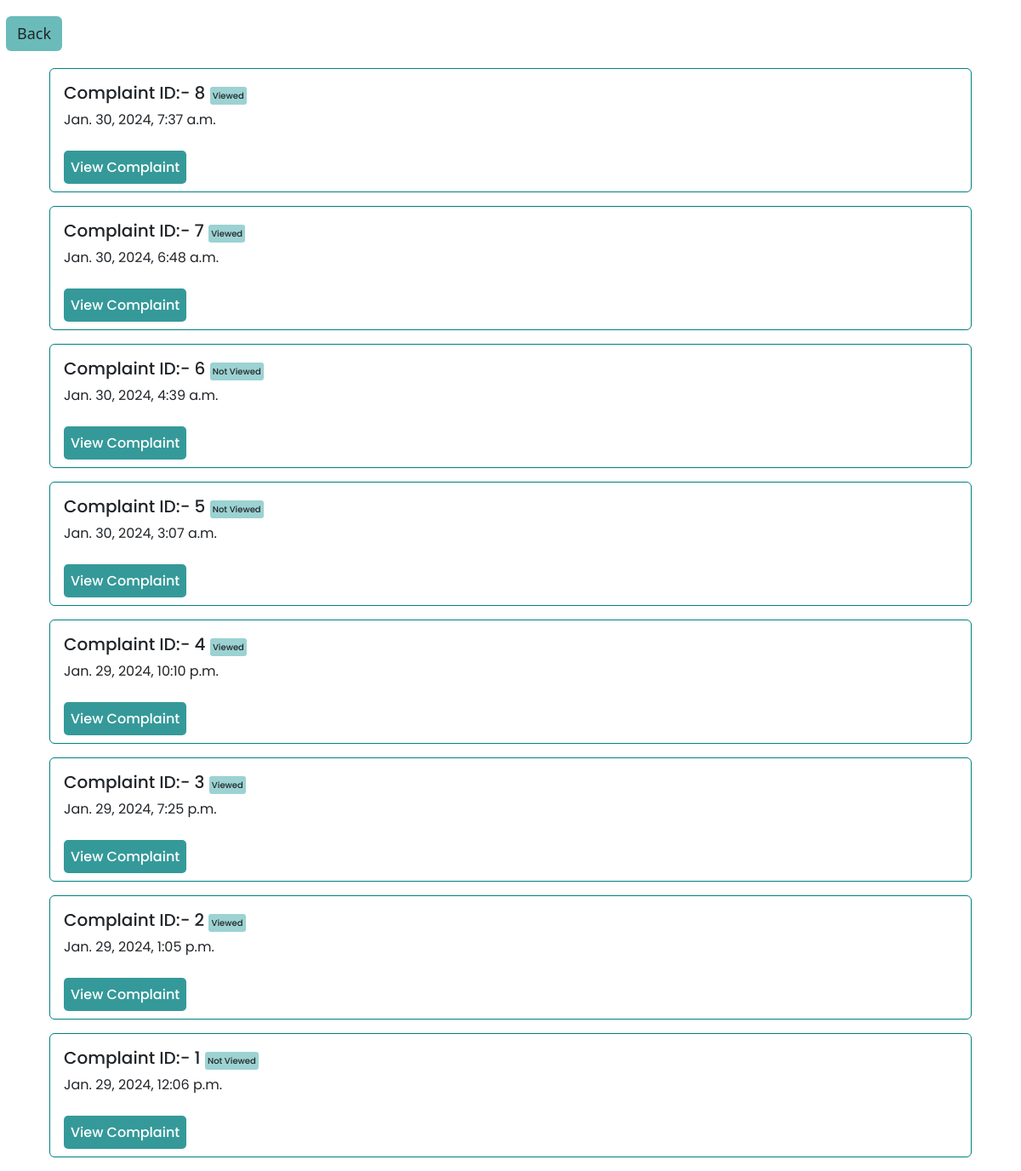
Screenshot of /com with the database file from the repository.
### drugapp/models.py (models this page shows, shortened)
class Complaint(models.Model):
    cid = models.AutoField(primary_key=True)
    complaint_text = models.TextField()
    email = models.EmailField(blank=True, null=True)
    latitude = models.FloatField(blank=True, null=True)
    longitude = models.FloatField(blank=True, null=True)
    file = models.FileField(upload_to='./img', blank=True, null=True)
    name = models.CharField(max_length=255, blank=True, null=True)
    mobile_number = models.CharField(max_length=15, blank=True, null=True)
    viewed=models.BooleanField(default=False)
    complaintTime = models.DateTimeField(auto_now_add=True)

### drugapp/views.py (the view)
# urls.py: path('com',views.complaint,name='com'),
def complaint(request):
    a=Complaint.objects.all()[::-1]
    return render(request,'complaints.html',{'f':a})

### drugapp/templates/complaints.html (shortened to what this page needs)
{% load static %}
<!doctype html>
<html lang="en">
  <head>
    <link href="https://cdn.jsdelivr.net/npm/bootstrap@5.3.2/dist/css/bootstrap.min.css" rel="stylesheet">
  </head>
  <body>
    <a href="{% url 'poldash' %}" class="btn" style="top: 1%; margin: 5px; left:2px; position: absolute; background-color: rgb(9, 142, 142,0.6); font-size: large;">Back</a>
    <div class="container">
        {% for i in f%}
        <div class="card" style="border-color: teal;">
        {% if i.viewed %}
        <h5>Complaint ID:- {{i.cid}} <span class="vie" style="background-color:rgb(9, 142, 142,0.4); padding:0.2rem; right:0%; border-radius:3px; font-size:10px;">Viewed</span></h5>
        {% else %}
        <h5 >Complaint ID:- {{i.cid}} <span class="vie" style="background-color:rgb(9, 142, 142,0.4); padding:0.2rem; right:0%; border-radius:3px; font-size:10px;">Not Viewed</span></h5>
        {% endif %}
        <p>{{i.complaintTime}}</p>
        <div class="bb">
        <a href="{% url 'vc' i.cid %}" class="bt">View Complaint</a>
        </div>
        </div>
        {% endfor %}
    </div >
  </body>
</html>

### drugapp/templates/complaints.html (style rules this page uses)
* { font-family: 'Poppins', sans-serif; }
.container { margin-top:5rem; }
.card { padding:1rem; margin:1rem; }
.bt { text-decoration: none; font-weight: 500; padding: 0.5rem; background-color: rgb(3, 128, 128,0.8); color: white; border-radius: 5px; }
.bb { margin-top:1rem; }

### rows the page displays
Complaint: cid "8", complaintTime "Jan. 30, 2024, 7:37 a.m."
Complaint: cid "7", complaintTime "Jan. 30, 2024, 6:48 a.m."
Complaint: cid "6", complaintTime "Jan. 30, 2024, 4:39 a.m."
Complaint: cid "5", complaintTime "Jan. 30, 2024, 3:07 a.m."
Complaint: cid "4", complaintTime "Jan. 29, 2024, 10:10 p.m."
Complaint: cid "3", complaintTime "Jan. 29, 2024, 7:25 p.m."
Complaint: cid "2", complaintTime "Jan. 29, 2024, 1:05 p.m."
Complaint: cid "1", complaintTime "Jan. 29, 2024, 12:06 p.m."
